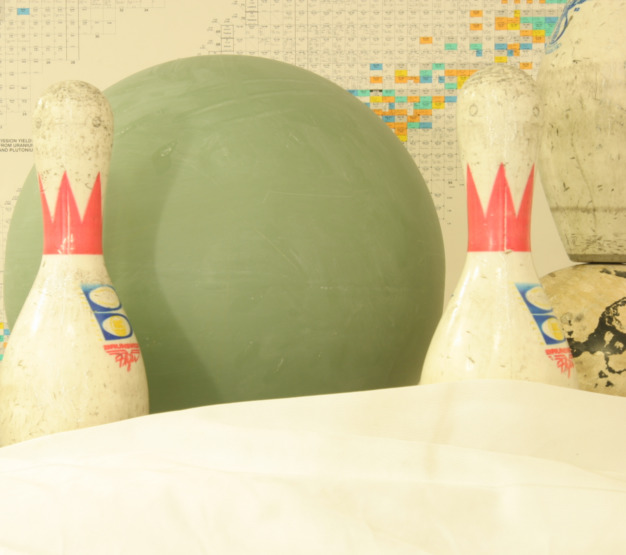
//> input picture bL.jpg, 626 x 555 px, given in place of bL.png, which was not available
$ ./grafica bL.png aloe/aloeL.jpg -GT=bL.jpg   (built with g++ and OpenCV 4)
//> lines starting //> are read from the running program, lines starting //| are printed output that depends on the picture; pictures that were not available may be replaced by others from this repository, and a replacement may not be noted
#include "opencv2/calib3d.hpp"
#include "opencv2/imgproc.hpp"
#include "opencv2/imgcodecs.hpp"
#include "opencv2/highgui.hpp"
#include "opencv2/core/utility.hpp"
#include "opencv2/ximgproc/disparity_filter.hpp"
#include <iostream>
#include <string>
#include <vector>
#include <sstream>
#include <fstream>


#include <opencv2/core/core.hpp>
#include <opencv2/imgproc/imgproc.hpp>


using namespace cv;
using namespace cv::ximgproc;
using namespace std;

Rect computeROI(Size2i src_sz, Ptr<StereoMatcher> matcher_instance);

const String keys =
    "{help h usage ? |                  | print this message                                                }"
    "{@left          |bL.png | left view of the stereopair                                       }"
    "{@right         |bR.png | right view of the stereopair                                      }"
    "{GT             |../data/aloeGT.png| optional ground-truth disparity (MPI-Sintel or Middlebury format) }"
    "{dst_path       |None              | optional path to save the resulting filtered disparity map        }"
    "{dst_raw_path   |None              | optional path to save raw disparity map before filtering          }"
    "{algorithm      |bm                | stereo matching method (bm or sgbm)                               }"
    "{filter         |wls_conf          | used post-filtering (wls_conf or wls_no_conf)                     }"
    "{no-display     |                  | don't display results                                             }"
    "{no-downscale   |                  | force stereo matching on full-sized views to improve quality      }"
    "{dst_conf_path  |None              | optional path to save the confidence map used in filtering        }"
    "{vis_mult       |1.0               | coefficient used to scale disparity map visualizations            }"
    "{max_disparity  |160               | parameter of stereo matching                                      }"
    "{window_size    |-1                | parameter of stereo matching                                      }"
    "{wls_lambda     |8000.0            | parameter of post-filtering                                       }"
    "{wls_sigma      |1.5               | parameter of post-filtering                                       }"
    ;


// [47 lines left out: function exportMesh, not called in this run]


int main(int argc, char** argv)
{
    CommandLineParser parser(argc,argv,keys);
    parser.about("Disparity Filtering Demo");
    if (parser.has("help"))
    {
        parser.printMessage();
        return 0;
    }

    String left_im = parser.get<String>(0);
    String right_im = parser.get<String>(1);
    String GT_path = parser.get<String>("GT");

    String dst_path = parser.get<String>("dst_path");
    String dst_raw_path = parser.get<String>("dst_raw_path");
    String dst_conf_path = parser.get<String>("dst_conf_path");
    String algo = parser.get<String>("algorithm");
    String filter = parser.get<String>("filter");
    bool no_display = parser.has("no-display");
    bool no_downscale = parser.has("no-downscale");
    int max_disp = parser.get<int>("max_disparity");
    double lambda = parser.get<double>("wls_lambda");
    double sigma  = parser.get<double>("wls_sigma");
    double vis_mult = parser.get<double>("vis_mult");

    int wsize;
    if(parser.get<int>("window_size")>=0) //user provided window_size value
        wsize = parser.get<int>("window_size");
    else
    {
        if(algo=="sgbm")
            wsize = 3; //default window size for SGBM
        else if(!no_downscale && algo=="bm" && filter=="wls_conf")
            wsize = 7; //default window size for BM on downscaled views (downscaling is performed only for wls_conf)
        else
            wsize = 15; //default window size for BM on full-sized views
    }

    if (!parser.check())
    {
        parser.printErrors();
        return -1;
    }

    //! [load_views]
    Mat left  = imread(left_im ,IMREAD_COLOR);
//> left is the input picture: 555 rows x 626 cols, CV_8UC3; mean B, G, R 155.2, 200.5, 210.2
    if ( left.empty() )
    {
        cout<<"Cannot read image file: "<<left_im;
        return -1;
    }

    Mat right = imread(right_im,IMREAD_COLOR);
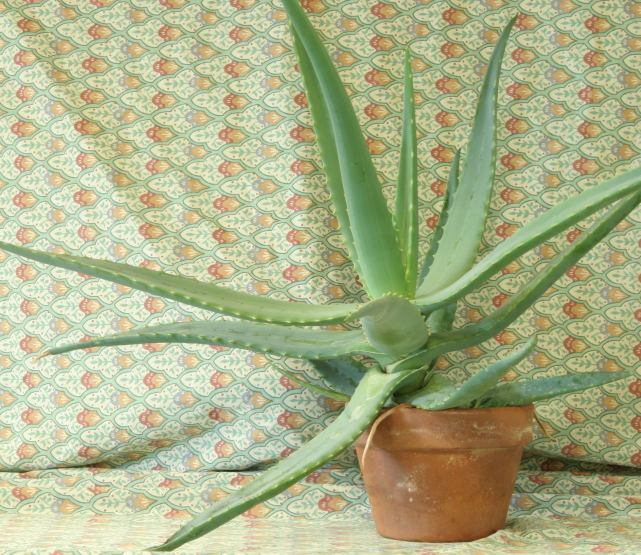
//> input picture aloe/aloeL.jpg, 1282 x 1110 px (shown at 1/2 size)
//> right is the input picture: 1110 rows x 1282 cols, CV_8UC3; mean B, G, R 136.6, 177.2, 171.2
    if ( right.empty() )
    {
        cout<<"Cannot read image file: "<<right_im;
        return -1;
    }
    //! [load_views]

    bool noGT;
    Mat GT_disp;
    if (GT_path=="../data/aloeGT.png" && left_im!="../data/aloeL.jpg")
        noGT=true;
    else
    {
        noGT=false;
        if(readGT(GT_path,GT_disp)!=0)
        {
            cout<<"Cannot read ground truth image file: "<<GT_path<<endl;
            return -1;
        }
    }

    Mat left_for_matcher, right_for_matcher;
    Mat left_disp,right_disp;
    Mat filtered_disp;
    Mat conf_map = Mat(left.rows,left.cols,CV_8U);
    conf_map = Scalar(255);
    Rect ROI;
    Ptr<DisparityWLSFilter> wls_filter;
    double matching_time, filtering_time;
    if(max_disp<=0 || max_disp%16!=0)
    {
        cout<<"Incorrect max_disparity value: it should be positive and divisible by 16";
        return -1;
    }
    if(wsize<=0 || wsize%2!=1)
    {
        cout<<"Incorrect window_size value: it should be positive and odd";
        return -1;
    }
    if(filter=="wls_conf") // filtering with confidence (significantly better quality than wls_no_conf)
    {
        if(!no_downscale)
        {
            // downscale the views to speed-up the matching stage, as we will need to compute both left
            // and right disparity maps for confidence map computation
            //! [downscale]
            max_disp/=2;
            if(max_disp%16!=0)
                max_disp += 16-(max_disp%16);
            resize(left ,left_for_matcher ,Size(),0.5,0.5, INTER_LINEAR_EXACT);
            resize(right,right_for_matcher,Size(),0.5,0.5, INTER_LINEAR_EXACT);
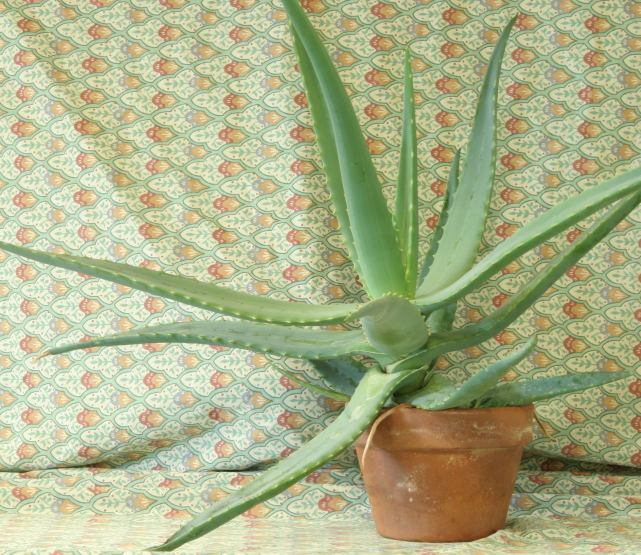
//> right_for_matcher: 555 rows x 641 cols, CV_8UC3; mean B, G, R 136.8, 177.3, 171.3
            //! [downscale]
        }
        else
        {
            left_for_matcher  = left.clone();
            right_for_matcher = right.clone();
        }

        if(algo=="bm")
        {
            //! [matching]
            Ptr<StereoBM> left_matcher = StereoBM::create(max_disp,wsize);
            wls_filter = createDisparityWLSFilter(left_matcher);
            Ptr<StereoMatcher> right_matcher = createRightMatcher(left_matcher);

            cvtColor(left_for_matcher,  left_for_matcher,  COLOR_BGR2GRAY);
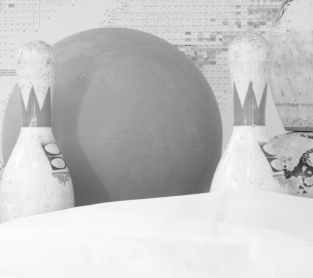
//> left_for_matcher: 278 rows x 313 cols, CV_8UC1; min 38, max 254, mean 198.4
            cvtColor(right_for_matcher, right_for_matcher, COLOR_BGR2GRAY);
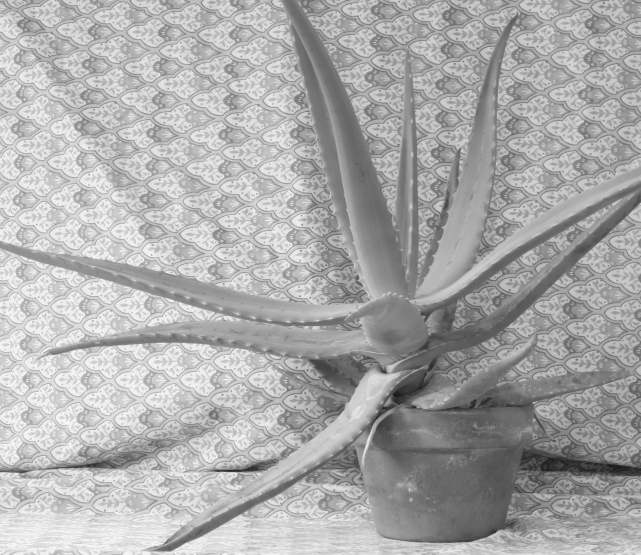
//> right_for_matcher: 555 rows x 641 cols, CV_8UC1; min 22, max 250, mean 170.9

            matching_time = (double)getTickCount();
//> (the run ends here: the program stops with an error, at `left_matcher-> compute(left_for_matcher, right_for_matcher,left_disp);`)
